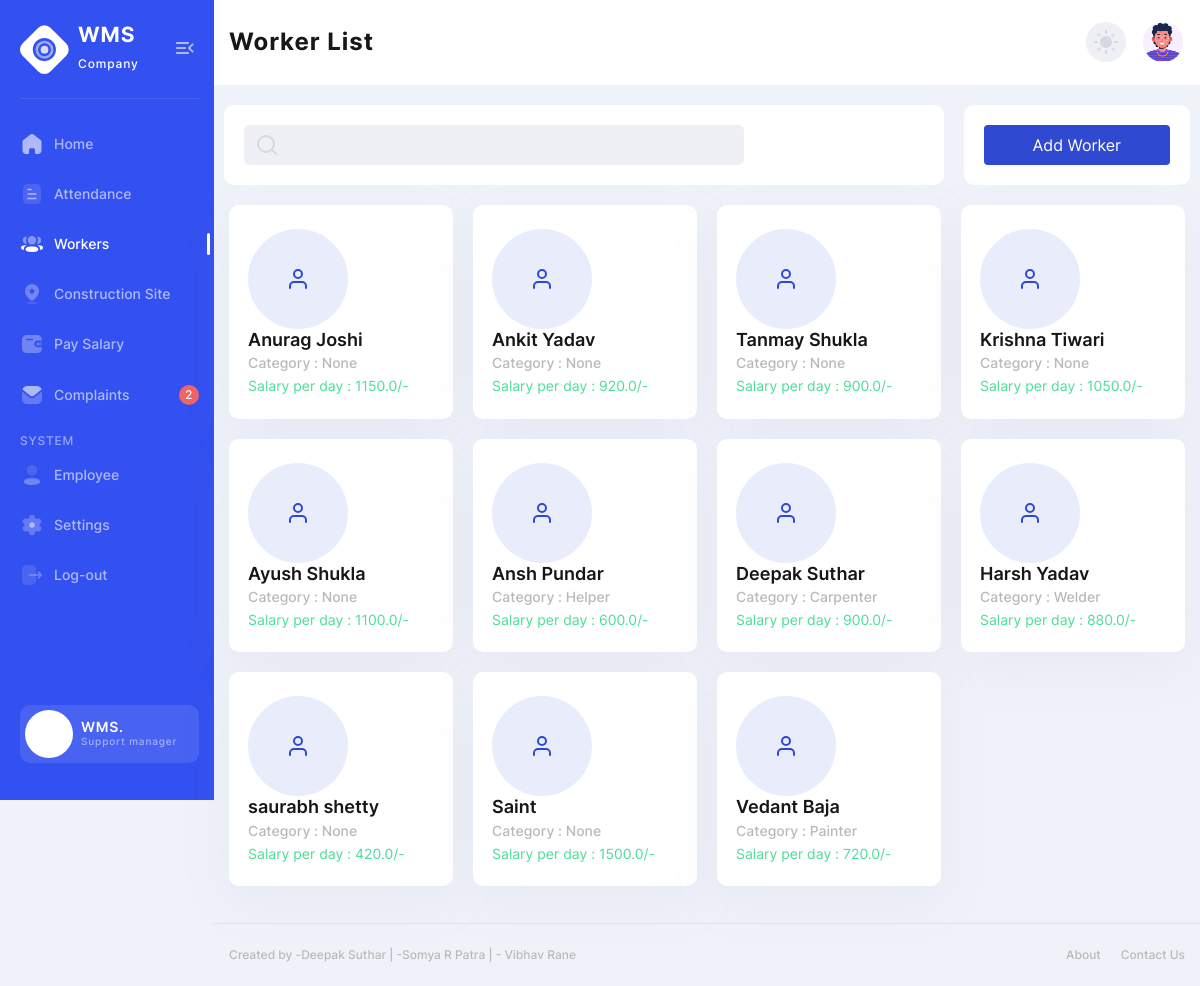
Screenshot of /workers (signed in) with the database file from the repository.
### admpage/models.py (models this page shows)
class Worker(models.Model):
    category = models.CharField(max_length=20,null=True)
    lsd = models.DateTimeField(auto_now_add=True,null=True)
    category = models.CharField(max_length=20,null=True)
    name = models.CharField(max_length=20,null=True)
    spd = models.FloatField(null=True)
    age = models.CharField(max_length=20,null=True)
    wadd = models.CharField(max_length=200,null=True)
    sdate = models.DateTimeField(auto_now_add=True,null=True)
    wcontact = models.CharField(max_length=20,null=True)
    def __str__(self):
        return self.name

### admpage/views.py (the view)
@login_required(login_url='emplog')
def workers(request):
    work = Worker.objects.all()
    mfil = workfilter(request.GET, queryset=work)
    work = mfil.qs
    cont = {'work':work, 'mfil':mfil}
    return render(request, "workers.html",cont)

### templates/workers.html (shortened to what this page needs)
{% load static %}
<!DOCTYPE html>
<html lang="en">
<head>
  <link rel="stylesheet" href="{% static 'css/style.css' %}">
</head>
<body>
<div class="page-flex">
  <aside class="sidebar">
    <div class="sidebar-start">
        <div class="sidebar-head">
            <a href="/" class="logo-wrapper" title="Home">
                <span class="icon logo" aria-hidden="true"></span>
                <div class="logo-text">
                    <span class="logo-title">WMS</span>
                    <span class="logo-subtitle">Company</span>
                </div>
            </a>
            <button class="sidebar-toggle transparent-btn" title="Menu" type="button">
                <span class="icon menu-toggle" aria-hidden="true"></span>
            </button>
        </div>
        <div class="sidebar-body">
            <ul class="sidebar-body-menu">
                <li>
                    <a class=" " href="/home"><span class="icon home" aria-hidden="true"></span>Home</a>
                </li>
                <li>
                    <a class=" " href="/attendance">
                        <span class="icon document" aria-hidden="true"></span>Attendance
                    </a>
                </li>
                <li>
                    <a class="active" href="/workers">
                        <span class="icon user-3" aria-hidden="true"></span>Workers
                    </a>
                </li>
                <li>
                    <a class=" " href="/construction">
                        <span class="icon location" aria-hidden="true"></span>Construction Site
                    </a>
                </li>
                <li>
                    <a class=" " href="/paysalary">
                        <span class="icon wallet" aria-hidden="true"></span>Pay Salary
                    </a>
                </li>
                <li>
                    <a class=" " href="/complaints">
                        <span class="icon message" aria-hidden="true"></span>Complaints
                    </a>
                    <span class="msg-counter">2</span>
                </li>
            </ul>
            <span class="system-menu__title">system</span>
            <ul class="sidebar-body-menu">
                <li>
                  <a class=" " href="/empreg">
                    <span class="icon profile" aria-hidden="true"></span>Employee
                </a>
                </li>
                <li>
                    <a href="##"><span class="icon setting" aria-hidden="true"></span>Settings</a>
                </li>
                <li>
                  <a href="{% url 'logout' %}"><span class="icon log-out" aria-hidden="true"></span>Log-out</a>
                </li>
            </ul>
        </div>
    </div>
    <div class="sidebar-footer">
        <a href="##" class="sidebar-user">
            <span class="sidebar-user-img">
            </span>
            <div class="sidebar-user-info">
                <span class="sidebar-user__title">WMS.</span>
                <span class="sidebar-user__subtitle">Support manager</span>
            </div>
        </a>
    </div>
</aside>
  <div class="main-wrapper">
    <nav class="main-nav--bg">
  <div class="container main-nav">
    <div class="main-nav-start">
        <h2 class="main-title">Worker List</h2>
    </div>
    <div class="main-nav-end">
      <button class="theme-switcher gray-circle-btn" type="button" title="Switch theme">
        <i class="sun-icon" data-feather="sun" aria-hidden="true"></i>
      </button>
      <div class="nav-user-wrapper">
        <button href="##" class="nav-user-btn dropdown-btn" title="My profile" type="button">
          <span class="nav-user-img">
            <picture><source srcset="{% static 'img/avatar/avatar-illustrated-02.webp' %}" type="image/webp"><img src="{% static 'img/avatar/avatar-illustrated-02.png' %}" alt="User name"></picture>
          </span>
        </button>
      </div>
    </div>
  </div>
</nav>
    <main class="main users chart-page" id="skip-target">
      <div class="container">
        <div class="row">
          <div class="col-lg-9">
            <article class="white-block">
              <div class="search-wrapper">
                <form method="get">
                  {{mfil.form.name}}
                  <i data-feather="search" aria-hidden="true"></i>
                </form>
              </div>
            </article>
          </div>
          <div class="col-lg-3">
            <a href="{% url 'aworker' %}">
              <article class="white-block">
                <button class="btn primary-default-btn transparent-btn">Add Worker</button>
              </article>
            </a>
          </div>
        </div>
        <div class="row stat-cards-workers">
          {% for w in work %}
          <div class="col-md-6 col-xl-3">
            <a href="{% url 'worker_profile' w.id %}" >
            <article class="stat-cards-item-workers">
              <div class="stat-cards-icon-workers primary">
                <i data-feather="user" aria-hidden="true"></i>
              </div>
              <div class="stat-cards-info-workers">
                <p class="stat-cards-info__name-workers">{{w}}</p>
                <p class="stat-cards-info__title-workers">Category : {{w.category}}</p>
                <p class="stat-cards-info__progress"> <span class="stat-cards-info__profit success"> Salary per day : {{w.spd}}/-</span></p>
              </div>
            </article></a>
          </div>
            {% endfor %}
        </div>
      </div>
    </main>
    <footer class="footer">
  <div class="container footer--flex">
    <div class="footer-start">
      <p>Created by -Deepak Suthar | -Somya R Patra | - Vibhav Rane</p>
    </div>
    <ul class="footer-end">
      <li><a href="##">About</a></li>
      <li><a href="##">Contact Us</a></li>
    </ul>
  </div>
</footer>
  </div>
</div>
</body>
</html>

### rows the page displays
Worker: name "Anurag Joshi", category "None", spd "1150.0"
Worker: name "Ankit Yadav", category "None", spd "920.0"
Worker: name "Tanmay Shukla", category "None", spd "900.0"
Worker: name "Krishna Tiwari", category "None", spd "1050.0"
Worker: name "Ayush Shukla", category "None", spd "1100.0"
Worker: name "Ansh Pundar", category "Helper", spd "600.0"
Worker: name "Deepak Suthar", category "Carpenter", spd "900.0"
Worker: name "Harsh Yadav", category "Welder", spd "880.0"
Worker: name "saurabh shetty", category "None", spd "420.0"
Worker: name "Saint", category "None", spd "1500.0"
Worker: name "Vedant Baja", category "Painter", spd "720.0"
